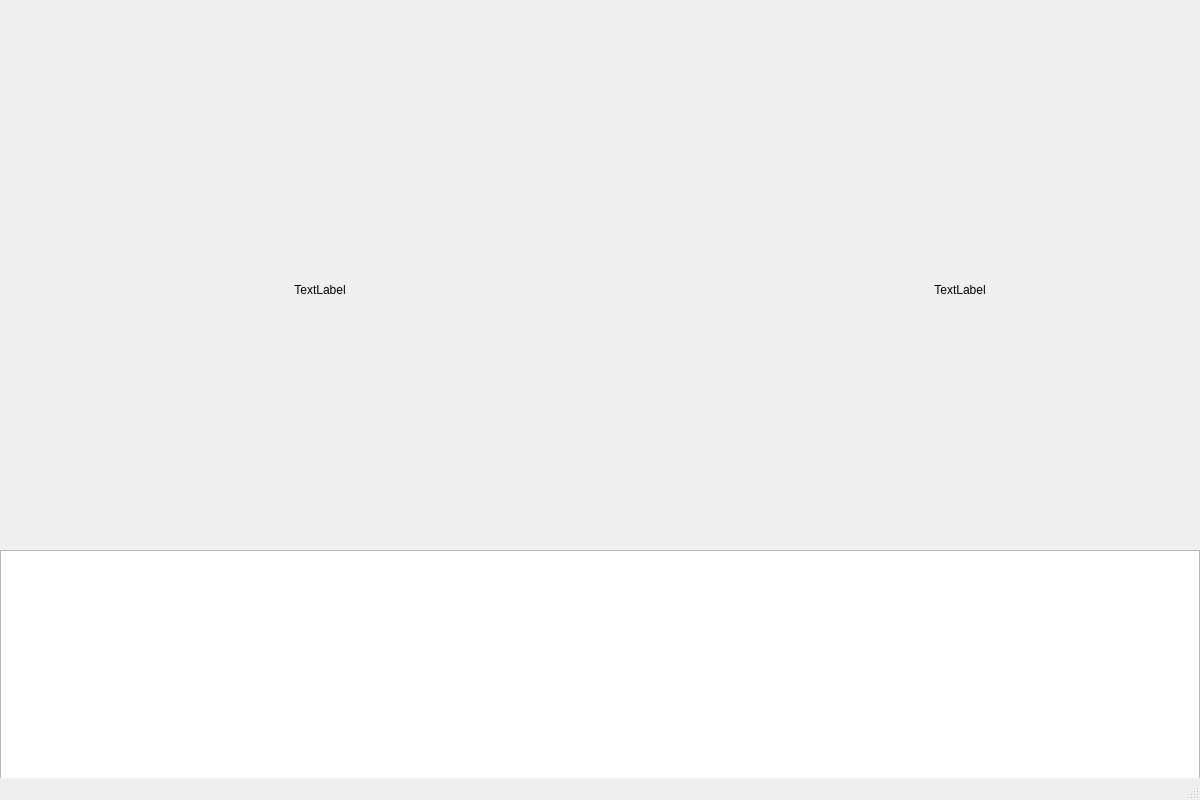
<?xml version="1.0" encoding="UTF-8"?>
<ui version="4.0">
 <class>MainWindow</class>
 <widget class="QMainWindow" name="MainWindow">
  <property name="geometry">
   <rect>
    <x>0</x>
    <y>0</y>
    <width>1200</width>
    <height>800</height>
   </rect>
  </property>
  <property name="windowTitle">
   <string>MainWindow</string>
  </property>
  <widget class="QWidget" name="centralwidget">
   <widget class="QLabel" name="cam1_frame">
    <property name="geometry">
     <rect>
      <x>0</x>
      <y>50</y>
      <width>640</width>
      <height>480</height>
     </rect>
    </property>
    <property name="text">
     <string>TextLabel</string>
    </property>
    <property name="alignment">
     <set>Qt::AlignCenter</set>
    </property>
   </widget>
   <widget class="QLabel" name="cam2_frame">
    <property name="geometry">
     <rect>
      <x>640</x>
      <y>50</y>
      <width>640</width>
      <height>480</height>
     </rect>
    </property>
    <property name="text">
     <string>TextLabel</string>
    </property>
    <property name="alignment">
     <set>Qt::AlignCenter</set>
    </property>
   </widget>
   <widget class="QTextBrowser" name="textBrowser">
    <property name="geometry">
     <rect>
      <x>0</x>
      <y>550</y>
      <width>1200</width>
      <height>231</height>
     </rect>
    </property>
   </widget>
  </widget>
  <widget class="QStatusBar" name="statusbar"/>
 </widget>
 <resources/>
 <connections/>
</ui>
